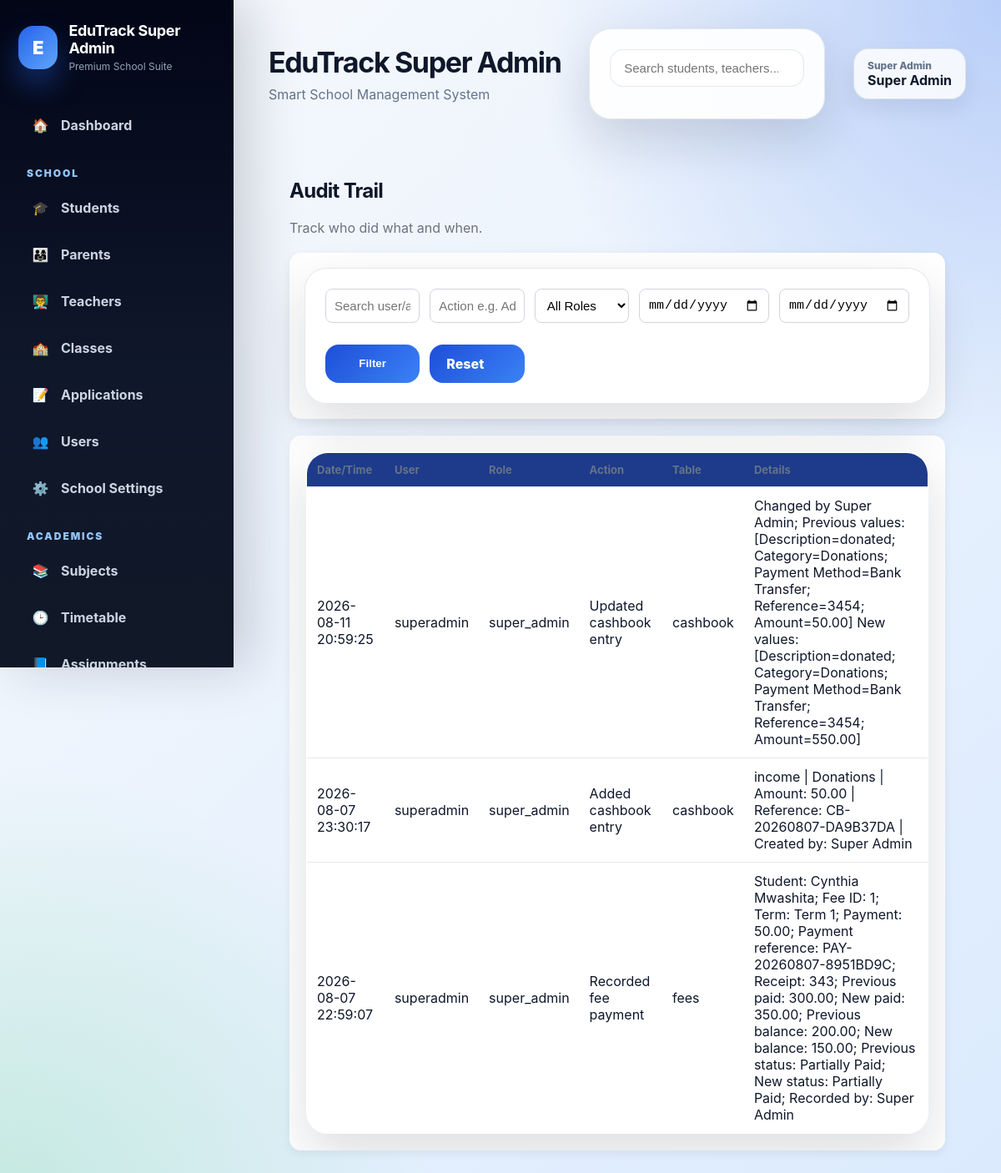
The app's page /audit_logs (signed in) with its own data.
### tables this page shows
CREATE TABLE audit_logs (
                    id INTEGER PRIMARY KEY AUTOINCREMENT,
                    user_id INTEGER,
                    username TEXT,
                    role TEXT,
                    action TEXT NOT NULL,
                    table_name TEXT,
                    record_id INTEGER,
                    details TEXT,
                    created_at TIMESTAMP DEFAULT CURRENT_TIMESTAMP
                , school_id INTEGER);

### routes/admin.py (the view, shortened to what this page needs)
    @app.route("/audit_logs")
    @login_required
    @roles_required("super_admin", "school_admin")
    def audit_logs():
        school_id = session.get("school_id")
        role = session.get("role")
        search = request.args.get("search", "").strip()
        action_filter = request.args.get("action", "").strip()
        role_filter = request.args.get("role", "").strip()
        start_date = request.args.get("start_date", "").strip()
        end_date = request.args.get("end_date", "").strip()
        query = """
            SELECT *
            FROM audit_logs
            WHERE 1=1
        """
        params = []
        if role != "super_admin":
            query += " AND school_id = ?"
            params.append(school_id)
            query += " AND role != ?"
            params.append("super_admin")
        if action_filter:
            query += " AND action LIKE ?"
            params.append(f"%{action_filter}%")
        if role_filter:
            query += " AND role = ?"
            params.append(role_filter)
        if start_date:
            query += " AND DATE(created_at) >= ?"
            params.append(start_date)
        if end_date:
            query += " AND DATE(created_at) <= ?"
            params.append(end_date)
        query += " ORDER BY created_at DESC LIMIT 300"
        logs = fetch_all(query, tuple(params))
        return render_template(
            "audit_logs.html",
            logs=logs,
            search=search,
            action_filter=action_filter,
            role_filter=role_filter,
            start_date=start_date,
            end_date=end_date
        )

### app.py (called while the page is built)
@app.after_request
def add_security_headers(response):
    response.headers["X-Frame-Options"] = "DENY"
    response.headers["X-Content-Type-Options"] = "nosniff"
    response.headers["Referrer-Policy"] = "strict-origin-when-cross-origin"
    return response

### utils/auth.py (called while the page is built, shortened)
def login_required(f):
    @wraps(f)
    def wrapper(*args, **kwargs):
        if "user_id" not in session:
            flash("Please log in first.", "warning")
            return redirect(url_for("login"))
        school_id = session.get("school_id")
        role = session.get("role")
        return f(*args, **kwargs)
    return wrapper

def roles_required(*allowed_roles):
    def decorator(f):
        @wraps(f)
        def wrapper(*args, **kwargs):
            if "user_id" not in session:
                flash("Please log in first.", "warning")
                return redirect(url_for("login"))
            role = session.get("role")
            return f(*args, **kwargs)
        return wrapper
    return decorator

### utils/db.py (called while the page is built)
def is_postgres():
    return os.environ.get("DATABASE_URL") is not None

def get_db():
    if is_postgres():
        return psycopg2.connect(
            os.environ.get("DATABASE_URL"),
            cursor_factory=RealDictCursor
        )
    conn = sqlite3.connect(DB_PATH)
    conn.row_factory = sqlite3.Row
    return conn

def convert_query(query: str) -> str:
    if is_postgres():
        return query.replace("?", "%s")
    return query

def fetch_all(query, params=()):
    conn = get_db()
    cursor = conn.cursor()
    cursor.execute(convert_query(query), params)
    rows = cursor.fetchall()
    conn.close()
    return rows

### templates/audit_logs.html (shortened to what this page needs)
{% extends "base_premium.html" %}
{% block content %}
<div style="padding:25px;">
    <div style="margin-bottom:20px;">
        <h2>Audit Trail</h2>
        <p style="color:#6b7280;">Track who did what and when.</p>
    </div>
    <div style="background:white; padding:18px; border-radius:14px; margin-bottom:20px; box-shadow:0 4px 12px rgba(0,0,0,0.06);">
        <form method="GET" style="display:grid; grid-template-columns:repeat(5, 1fr); gap:12px;">
            <input type="text" name="search" placeholder="Search user/action/details" value="{{ search }}"
                   style="padding:10px; border:1px solid #d1d5db; border-radius:8px;">
            <input type="text" name="action" placeholder="Action e.g. Added" value="{{ action_filter }}"
                   style="padding:10px; border:1px solid #d1d5db; border-radius:8px;">
            <select name="role" style="padding:10px; border:1px solid #d1d5db; border-radius:8px;">
                <option value="">All Roles</option>
            </select>
            <input type="date" name="start_date" value="{{ start_date }}"
                   style="padding:10px; border:1px solid #d1d5db; border-radius:8px;">
            <input type="date" name="end_date" value="{{ end_date }}"
                   style="padding:10px; border:1px solid #d1d5db; border-radius:8px;">
            <button type="submit" class="btn btn-primary">Filter</button>
            <a href="{{ url_for('audit_logs') }}" class="btn btn-secondary">Reset</a>
        </form>
    </div>
    <div style="background:white; padding:20px; border-radius:14px; box-shadow:0 4px 12px rgba(0,0,0,0.06); overflow-x:auto;">
        <table style="width:100%; border-collapse:collapse;">
            <thead>
                <tr style="background:#1e3a8a; color:white;">
                    <th style="padding:12px; text-align:left;">Date/Time</th>
                    <th style="padding:12px; text-align:left;">User</th>
                    <th style="padding:12px; text-align:left;">Role</th>
                    <th style="padding:12px; text-align:left;">Action</th>
                    <th style="padding:12px; text-align:left;">Table</th>
                    <th style="padding:12px; text-align:left;">Details</th>
                </tr>
            </thead>
            <tbody>
                {% for log in logs %}
                <tr>
                    <td style="padding:12px; border-bottom:1px solid #e5e7eb;">
                        {{ log.created_at }}
                    </td>
                    <td style="padding:12px; border-bottom:1px solid #e5e7eb;">
                        {{ log.username or '-' }}
                    </td>
                    <td style="padding:12px; border-bottom:1px solid #e5e7eb;">
                        {{ log.role or '-' }}
                    </td>
                    <td style="padding:12px; border-bottom:1px solid #e5e7eb;">
                        {{ log.action }}
                    </td>
                    <td style="padding:12px; border-bottom:1px solid #e5e7eb;">
                        {{ log.table_name or '-' }}
                    </td>
                    <td style="padding:12px; border-bottom:1px solid #e5e7eb;">
                        {{ log.details or '-' }}
                    </td>
                </tr>
                {% else %}
                <tr>
                    <td colspan="6" style="padding:20px; text-align:center; color:#6b7280;">
                        No audit logs found.
                    </td>
                </tr>
                {% endfor %}
            </tbody>
        </table>
    </div>
</div>
{% endblock %}

### records on screen
audit_logs: created_at "2026-08-11 20:59:25", username "superadmin", role "super_admin", action "Updated cashbook entry", table_name "cashbook", details "Changed by Super Admin; Previous values: [Description=donated; Category=Donations; Payment Method=Bank Transfer; Reference=3454; Amount=50.00] New values: [Description=donated; Category=Donations; Payment Method=Bank Transfer; Reference=3454; Amount=550.00]"
audit_logs: created_at "2026-08-07 23:30:17", username "superadmin", role "super_admin", action "Added cashbook entry", table_name "cashbook", details "income | Donations | Amount: 50.00 | Reference: CB-20260807-DA9B37DA | Created by: Super Admin"
audit_logs: created_at "2026-08-07 22:59:07", username "superadmin", role "super_admin", action "Recorded fee payment", table_name "fees", details "Student: Cynthia Mwashita; Fee ID: 1; Term: Term 1; Payment: 50.00; Payment reference: PAY-20260807-8951BD9C; Receipt: 343; Previous paid: 300.00; New paid: 350.00; Previous balance: 200.00; New balance: 150.00; Previous status: Partially Paid; New status: Partially Paid; Recorded by: Super Admin"

### other values on screen
{{ session.get("school_name", "EduTrack") }} "EduTrack Super Admin"
{{ session.get('role', 'user')|replace('_', ' ')|title }} "Super Admin"
{{ session.get('full_name') or session.get('username') }} "Super Admin"
